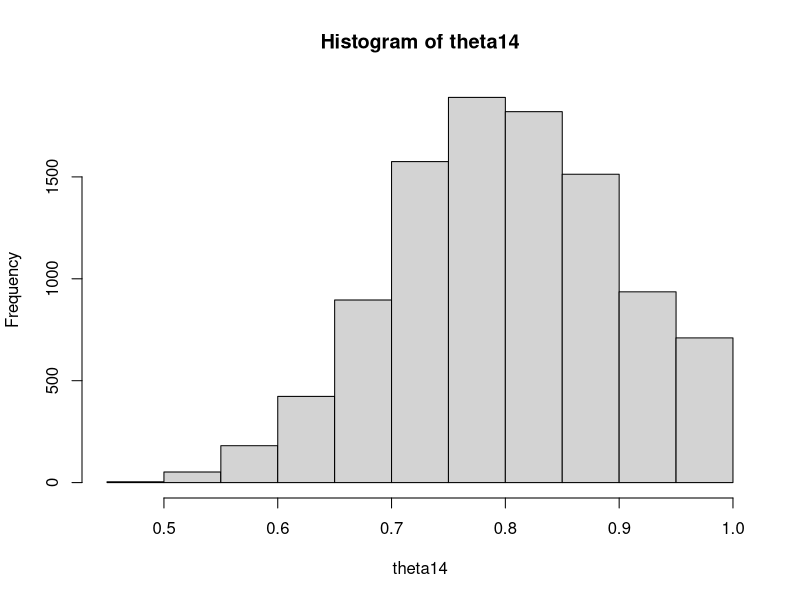
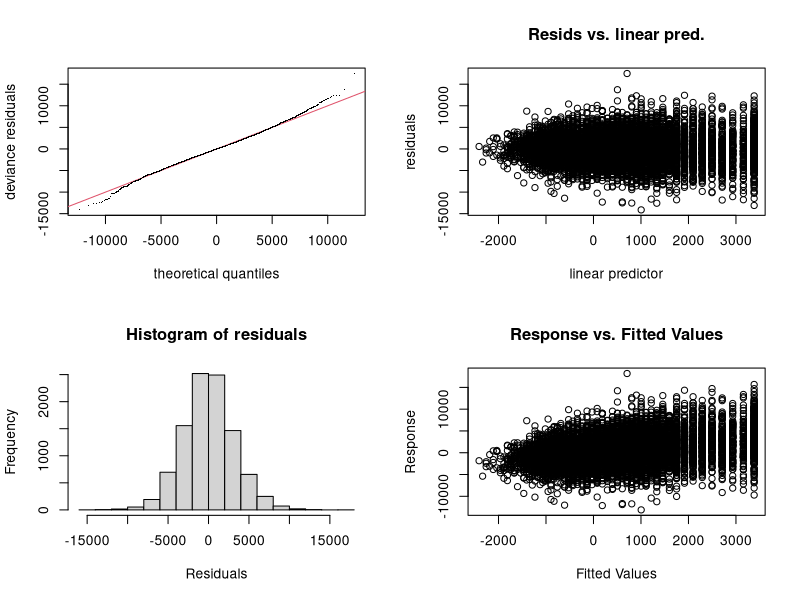
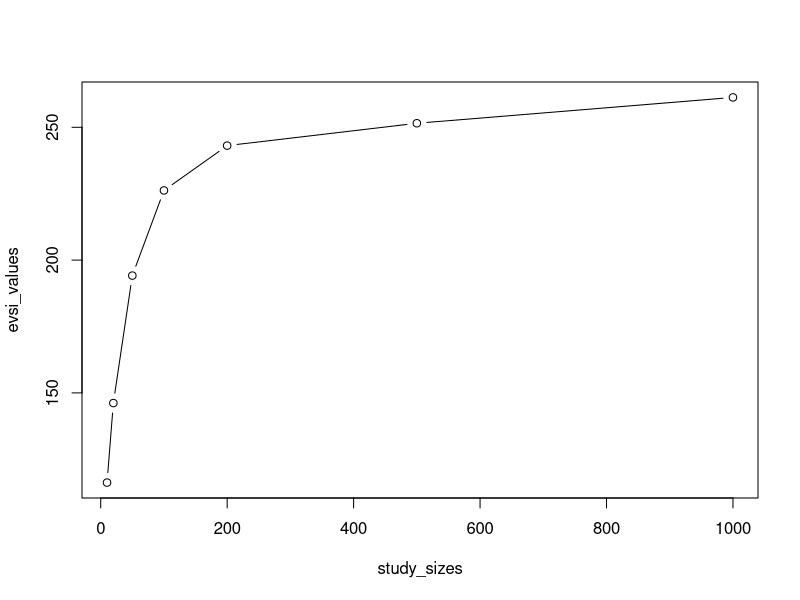
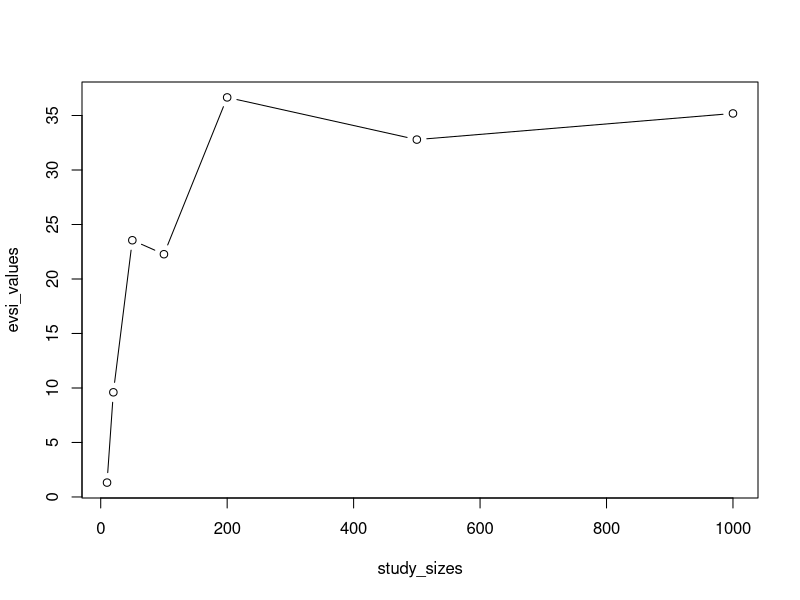
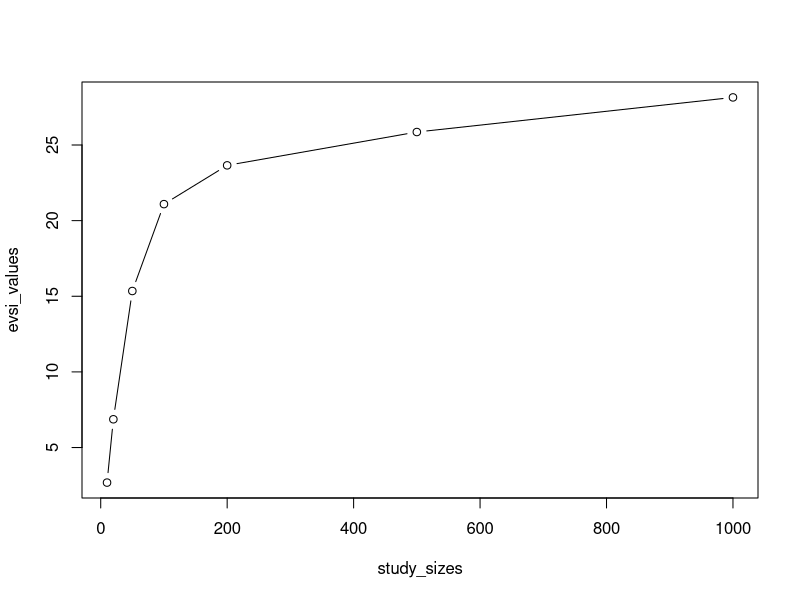
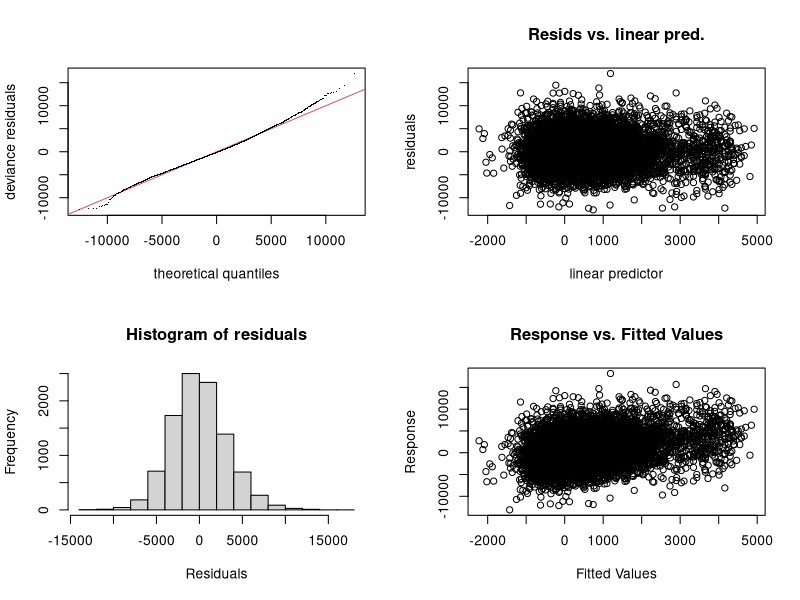
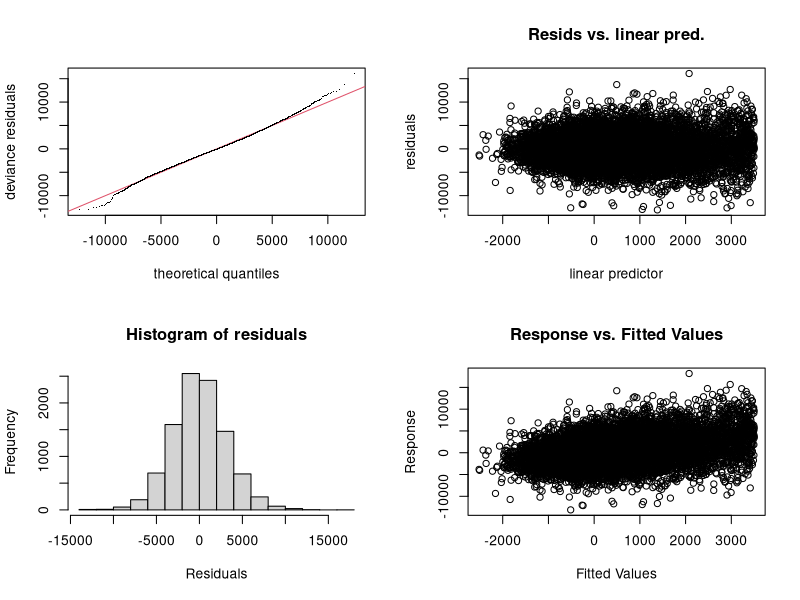
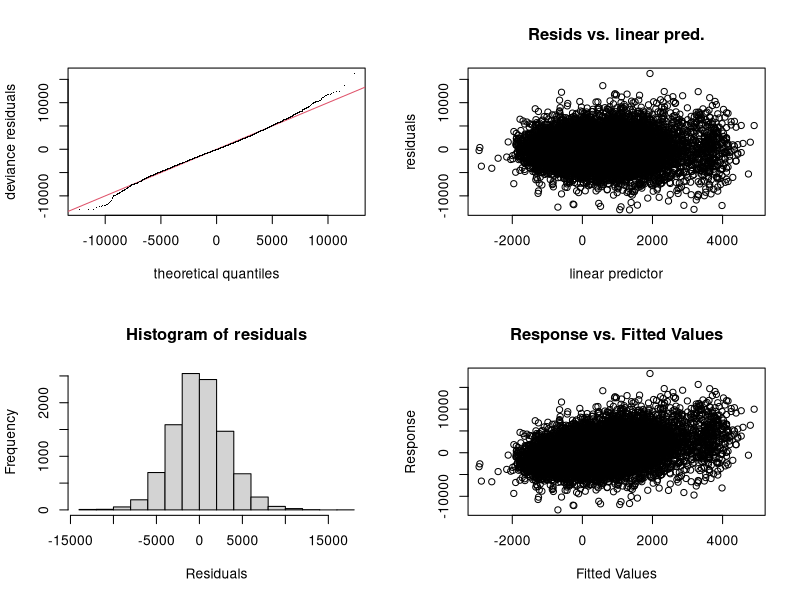

Write R code to recreate these figures, in order.
## Load Packages
library(mgcv)

## Set the working directory
setwd(here::here("15_evsi_regression"))
# This needs to be changed to your working directory on your own computer

## Load the data
psa <- read.csv("psa_model_3.csv")
head(psa)
dim(psa)

# Extract costs, effects and the parameters
costs <- psa[, grep("costs", names(psa))]
effects <- psa[, grep("effects", names(psa))]
theta <- psa[, grep("theta", names(psa))]

# Set the willingness to pay
K <- 10000 # set K to 10000 

# Calculate net monetary benefit and incremental net benefit
nb <- effects * K - costs
inb <- nb[, 2] - nb[, 1]
colMeans(nb)
mean(inb)

## EVPI
nb <- as.data.frame(nb) # convert to data.frame so do.call works
mean(do.call(pmax, nb)) - max(colMeans(nb))

## Calculate single parameter EVPPI
# initialise a vector to hold the results. 
evppi_vector <- numeric(19)

for (i in 1:19) {
  print(i)
  parameter_of_interest <- theta[, i]
  model <- gam(inb ~ s(parameter_of_interest))
  fittedValues <- data.frame(0, fitted(model))
  evppi_vector[i] <- mean(do.call(pmax, fittedValues)) - max(colMeans(fittedValues))
}

names(evppi_vector) <- paste("theta", 1:19)
print(round(evppi_vector, 1))

### EVSI calculation
# create an object called theta14 that holds the 14th column of theta
theta14 <- theta[, 14]
theta14[1:10]
summary(theta14)

# Plot theta14
hist(theta14)

## Simulate data
# For a single dataset
set.seed(1)
N <- 100
x <- rbinom(1, N, theta14[1])
x
# summary statistic
summary.statistics <- x / N
summary.statistics

# For multiple datasets
set.seed(1)
N <- 100
x <- rbinom(10, N, theta14[1:10]) # Example for the first 10 values of theta14
summary.statistics <- x / N
summary.statistics

N <- 100
x <- rbinom(length(theta14), N, theta14) # For all the parameters
summary.statistics <- x / N

# Fit the regression model
model <- gam(inb ~ s(summary.statistics))
fittedValues <- data.frame(0, fitted(model))
evsi <- mean(do.call(pmax, fittedValues)) - max(colMeans(fittedValues))
evsi

# Check model
gam.check(model)

## Range of study sizes
set.seed(1)

evsi_values <- c() # initialise empty vector for results
study_sizes <- c(10, 20, 50, 100, 200, 500, 1000)
for (N in study_sizes) {
  print(N)
  x <- rbinom(length(theta14), N, theta14)
  summary.statistics <- x / N
  model <- gam(inb ~ s(summary.statistics))
  fittedValues <- data.frame(0, fitted(model))
  evsi <- mean(do.call(pmax, fittedValues)) - max(colMeans(fittedValues))
  evsi_values <- c(evsi_values, evsi)
}
data.frame(study_sizes, evsi_values)
plot(study_sizes, evsi_values, type = "b")

# Compare to EVPPI
evppi_vector[14]

## EVSI for theta 5
set.seed(1)
theta5 <- theta[, 5]

evsi_values <- NULL
study_sizes <- c(10, 20, 50, 100, 200, 500, 1000)
for (N in study_sizes) {
  print(N)
  x <- rbinom(length(theta5), N, theta5)
  summary.statistics <- x / N
  model <- gam(inb ~ s(summary.statistics))
  fittedValues <- data.frame(0, fitted(model))
  evsi <- mean(do.call(pmax, fittedValues)) - max(colMeans(fittedValues))
  evsi_values <- c(evsi_values, evsi)
}
data.frame(study_sizes, evsi_values)
plot(study_sizes, evsi_values, type = "b")

# Compare to EVPPI
evppi_vector[5]

## Ensuring monotonicity by replicating the data
theta5_rep <- rep(theta5, 100)
inb_rep <- rep(inb, 100)

# Calculate EVSI across sample size
set.seed(1)

evsi_values <- NULL
study_sizes <- c(10, 20, 50, 100, 200, 500, 1000)
for (N in study_sizes) {
  print(N)
  x <- rbinom(length(theta5_rep), N, theta5_rep)
  summary.statistics <- x / N
  model <- gam(inb_rep ~ s(summary.statistics))
  fittedValues <- data.frame(0, fitted(model))
  evsi <- mean(do.call(pmax, fittedValues)) - max(colMeans(fittedValues))
  evsi_values <- c(evsi_values, evsi)
}
data.frame(study_sizes, evsi_values)
plot(study_sizes, evsi_values, type = "b")

## Simulating an RCT
set.seed(1)

N_arm1 <- 100
N_arm2 <- 100

x_arm1 <- rbinom(length(theta5), N_arm1, theta5)
x_arm2 <- rbinom(length(theta14), N_arm2, theta14)

# Summarising as an RCT - only informs relative effect, i.e., log odds ratio
N_arm1_adj <- ifelse(x_arm1 == 0 | x_arm1 == N_arm1, N_arm1 + 1, N_arm1)
N_arm2_adj <- ifelse(x_arm2 == 0 | x_arm2 == N_arm2, N_arm2 + 1, N_arm2)
x_arm1_adj <- ifelse(x_arm1 == 0 | x_arm1 == N_arm1, x_arm1 + 0.5, x_arm1)
x_arm2_adj <- ifelse(x_arm2 == 0 | x_arm2 == N_arm2, x_arm2 + 0.5, x_arm2)

p_arm1_adj <- x_arm1_adj / N_arm1_adj
p_arm2_adj <- x_arm2_adj / N_arm2_adj
odds_ratio <- (p_arm1_adj / (1 - p_arm1_adj) ) / (p_arm2_adj / (1 - p_arm2_adj))
l_OR <- log(odds_ratio)

# Calculate EVSI
model_OR <- gam(inb ~ s(l_OR))
fittedValues <- data.frame(0, fitted(model_OR))
evsi <- mean(do.call(pmax, fittedValues)) - max(colMeans(fittedValues))
evsi
# Model checking
gam.check(model_OR)

# EVSI informing both absolute effects
model_p1_p2 <- gam(inb ~ te(p_arm1_adj, p_arm2_adj))
fittedValues <- data.frame(0, fitted(model_p1_p2))
evsi <- mean(do.call(pmax, fittedValues)) - max(colMeans(fittedValues))
evsi # EVSI is higher

gam.check(model_p1_p2)

# EVSI for absolute effects and log odds ratio
model_p1_p2_OR <- gam(inb ~ te(p_arm1_adj, p_arm2_adj, l_OR))
fittedValues <- data.frame(0, fitted(model_p1_p2_OR))
evsi <- mean(do.call(pmax, fittedValues)) - max(colMeans(fittedValues))
evsi # No extra information

gam.check(model_p1_p2_OR)

## EVSI for time to event data
# Simulate data
theta16 <- theta[, 16] # theta16 is the mean survivial
set.seed(1)

shape <- 0.8 # Variability specified separately
scale <- theta16[1] / gamma(1 + 1 / shape)
duration <- rweibull(10, shape, scale)
duration

# Summarise the data with median survival time
x <- numeric(length(theta16))
sample_size <- 20
set.seed(1)

for (i in 1:length(theta16)) {
  shape <- 0.8
  scale <- theta16[i] / gamma(1 + 1 / shape)
  duration <- rweibull(sample_size, shape, scale)
  x[i] <- median(duration) 
}

# Calculate EVSI
model <- gam(inb ~ s(x))
fittedValues <- data.frame(0, fitted(model))
evsi <- mean(do.call(pmax, fittedValues)) - max(colMeans(fittedValues))
evsi
# Model checking
gam.check(model)
evppi_vector[16]

# Change the sample size
x <- numeric(length(theta16))
sample_size <- 50
set.seed(1)

for (i in 1:length(theta16)) {
  shape <- 0.8
  scale <- theta16[i] / gamma(1 + 1 / shape)
  duration <- rweibull(sample_size, shape, scale)
  x[i] <- median(duration) 
}

model <- gam(inb ~ s(x))
fittedValues <- data.frame(0, fitted(model))
evsi <- mean(do.call(pmax, fittedValues)) - max(colMeans(fittedValues))
evsi

